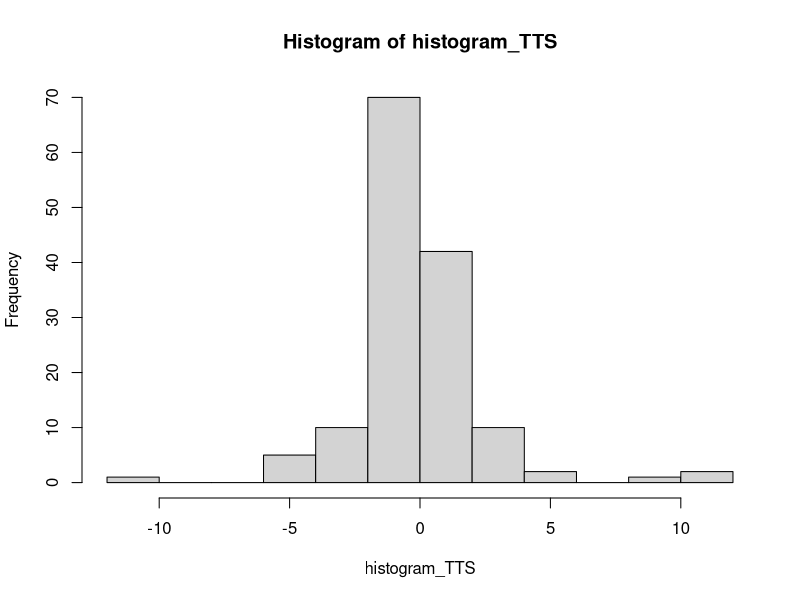
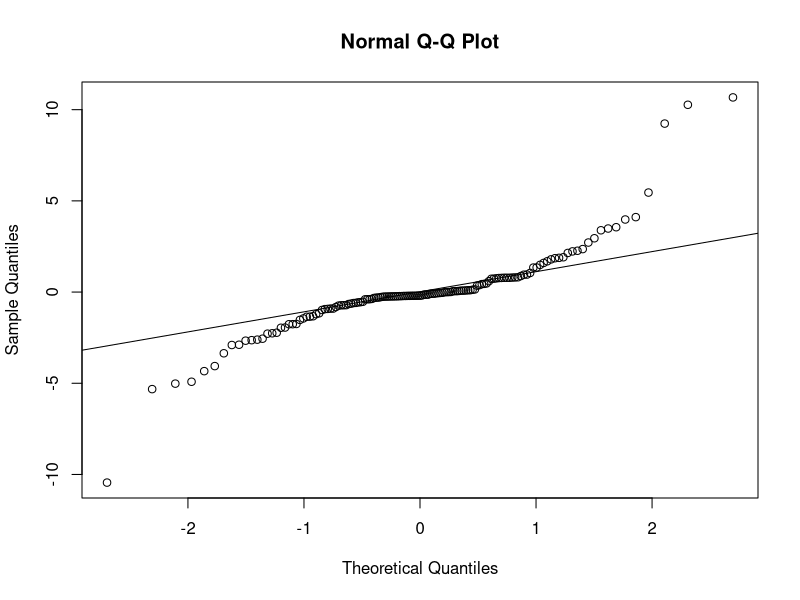
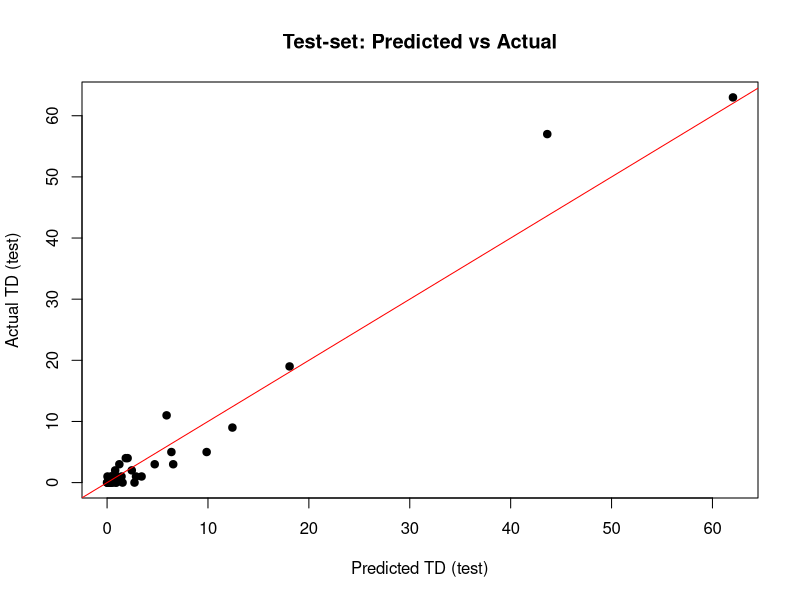
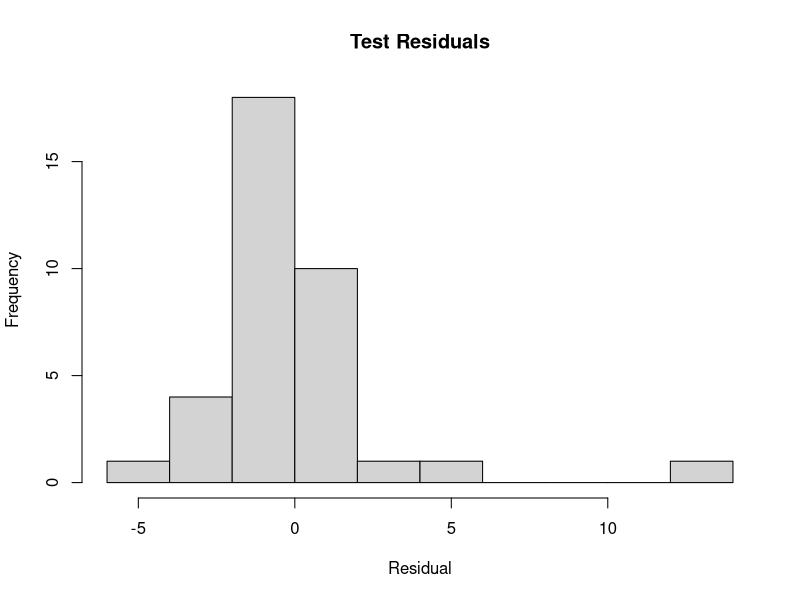
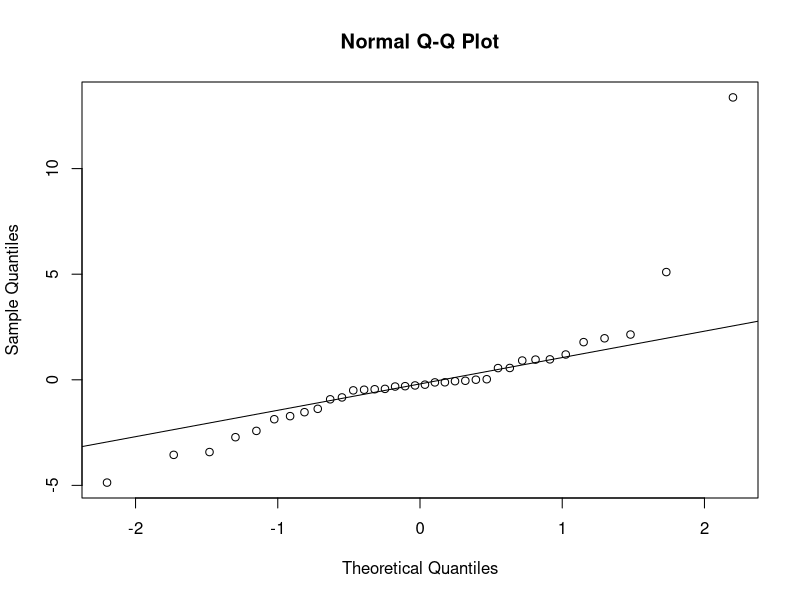
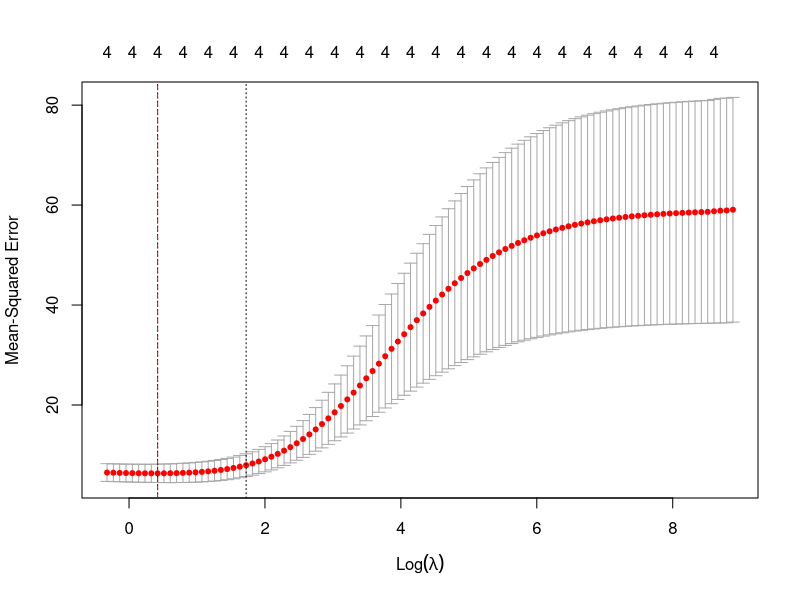
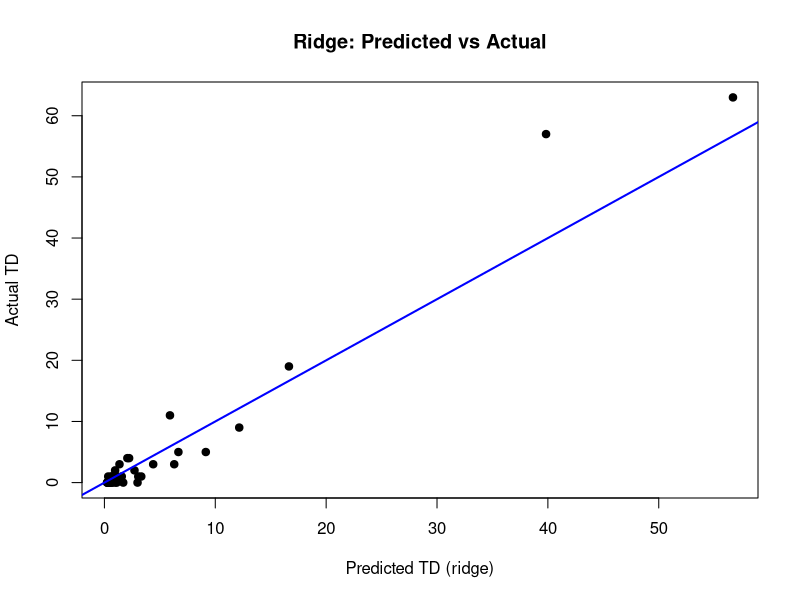
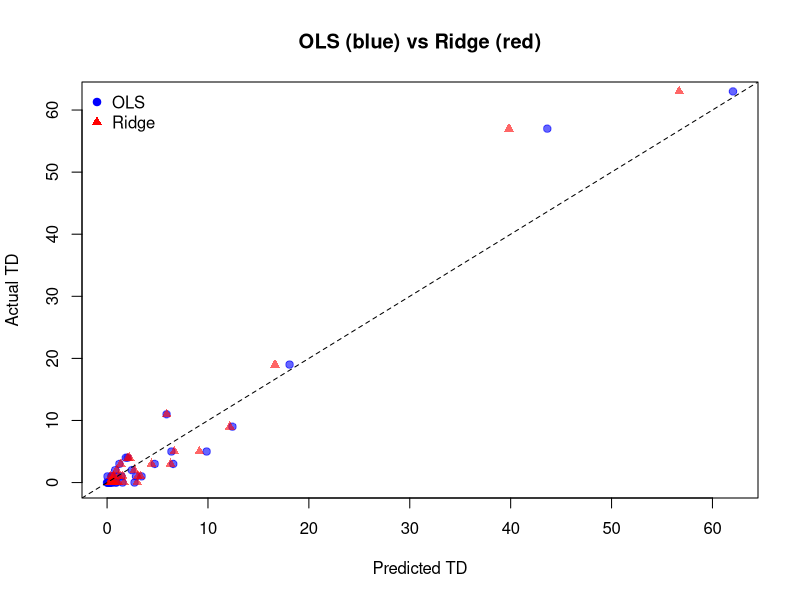

Reproduce these figures in R, in order.
library(readxl)
Atlanta_Falcons_data <- read_excel("Atlanta_Falcons_data.xlsx")
View(Atlanta_Falcons_data)

library(tidyr)

vars_needed <- c("TD", "Tgt", "Rec", "Ctch%", "Yds")

clean_df <- Atlanta_Falcons_data %>%
  drop_na(all_of(vars_needed))

set.seed(123)  # for reproducibility
n        <- nrow(clean_df)
train_i  <- sample(seq_len(n), size = 0.8 * n)
train_df <- clean_df[train_i, ]
test_df  <- clean_df[-train_i, ]

# Fit your model on TRAIN only
MLR_Model_2 <- lm(
  TD   ~ Tgt + Rec + `Ctch%` + Yds,
  data = train_df
)
summary(MLR_Model_2)

histogram_TTS <- MLR_Model_2$residuals

hist(histogram_TTS)

qqnorm(histogram_TTS)
qqline(histogram_TTS)

# Predict on TEST and evaluate
test_df$predicted_TD <- predict(MLR_Model_2, newdata = test_df)

# Basic scatter of Pred vs Actual on test set
plot(
  test_df$predicted_TD, test_df$TD,
  xlab = "Predicted TD (test)", ylab = "Actual TD (test)",
  main = "Test-set: Predicted vs Actual",
  pch = 19
)
abline(0, 1, col = "red")

# Test-set residual histogram & Q-Q
resid_test <- test_df$TD - test_df$predicted_TD
hist(resid_test, main="Test Residuals", xlab="Residual")
qqnorm(resid_test); qqline(resid_test)

#-----------------------------------------------------------------------------------------------------------
#Checking Multicollinearity
library(car)
vif(MLR_Model_2)

#Targets, Rec and Catch % seem to be a bit on the larger side based on variable knowledge (VIF > 10)

#so we may have to cross validate and use lasso regression 
library(glmnet)

# 1) Build model matrix in a vector format (will have to convert to numeric later on for predictions)
x_train <- model.matrix(TD ~ Tgt + Rec +  `Ctch%` + Yds, data=train_df)[,-1]
y_train <- train_df$TD
x_test  <- model.matrix(TD ~ Tgt + Rec +  `Ctch%` + Yds, data=test_df)[,-1] # the -1 gets predictor column since intercept is present
y_test  <- test_df$TD

# 2) Ridge regression (alpha=0)
cv_ridge <- cv.glmnet(x_train, y_train, alpha=0)
best_lr  <- cv_ridge$lambda.min
ridge_mod <- glmnet(x_train, y_train, alpha=0, lambda=best_lr)

# 3) Lasso (alpha=1)
cv_lasso <- cv.glmnet(x_train, y_train, alpha=1)
best_ls  <- cv_lasso$lambda.min
lasso_mod <- glmnet(x_train, y_train, alpha=1, lambda=best_ls)

library(Metrics) #gets RMSE 

# 4) Compare test RMSE
pred_ridge <- predict(ridge_mod, x_test)
pred_lasso <- predict(lasso_mod, x_test)
cat("Ridge RMSE:", rmse(y_test, pred_ridge), 
    "  Lasso RMSE:", rmse(y_test, pred_lasso), "\n")

#We can see that the ridge Model outperforms the lasso model for TD prediction (3.52 TDs vs 3.95 TDs)

#Graphing Ridge Regression Data
plot(cv_ridge)
abline(v = log(cv_ridge$lambda.min), col = "red", lty = 2)

#Fitting final Ridge regression plot
final_ridge <- glmnet(
  x_train, y_train,
  alpha  = 0,
  lambda = cv_ridge$lambda.min
)

# Make test-set predictions
preds_ridge <- predict(final_ridge, x_test)

#Plot the final ridge regression
plot(
  as.numeric(preds_ridge), y_test,
  xlab = "Predicted TD (ridge)", 
  ylab = "Actual TD",
  main = "Ridge: Predicted vs Actual",
  pch = 19
)
abline(0,1,col="blue",lwd=2)

#Comparison plot for Ridge vs Regular Trained MLR model
# OLS predictions
test_df$pred_ols <- predict(MLR_Model_2, newdata = test_df) #ordinary least squares regression (better fitted LR model)

# Ridge predictions (preds_ridge is a plain numeric vector using as.numeric due to matrix output in step 1)
test_df$pred_ridge <- as.numeric(predict(
  final_ridge,      
  newx = x_test
))

#Plot of comparison
plot(
  test_df$pred_ols, test_df$TD,
  xlim = range(c(test_df$pred_ols, test_df$pred_ridge)),
  ylim = range(c(test_df$pred_ols, test_df$pred_ridge)),
  xlab = "Predicted TD",
  ylab = "Actual TD",
  main = "OLS (blue) vs Ridge (red)",
  pch  = 19,
  col  = rgb(0,0,1,0.6)   
)
points(
  test_df$pred_ridge, test_df$TD,
  pch  = 17,
  col  = rgb(1,0,0,0.6) 
)
abline(0,1, lty=2)       
legend(
  "topleft",
  legend = c("OLS","Ridge"),
  pch    = c(19,17),
  col    = c("blue","red"),
  bty    = "n"
)
